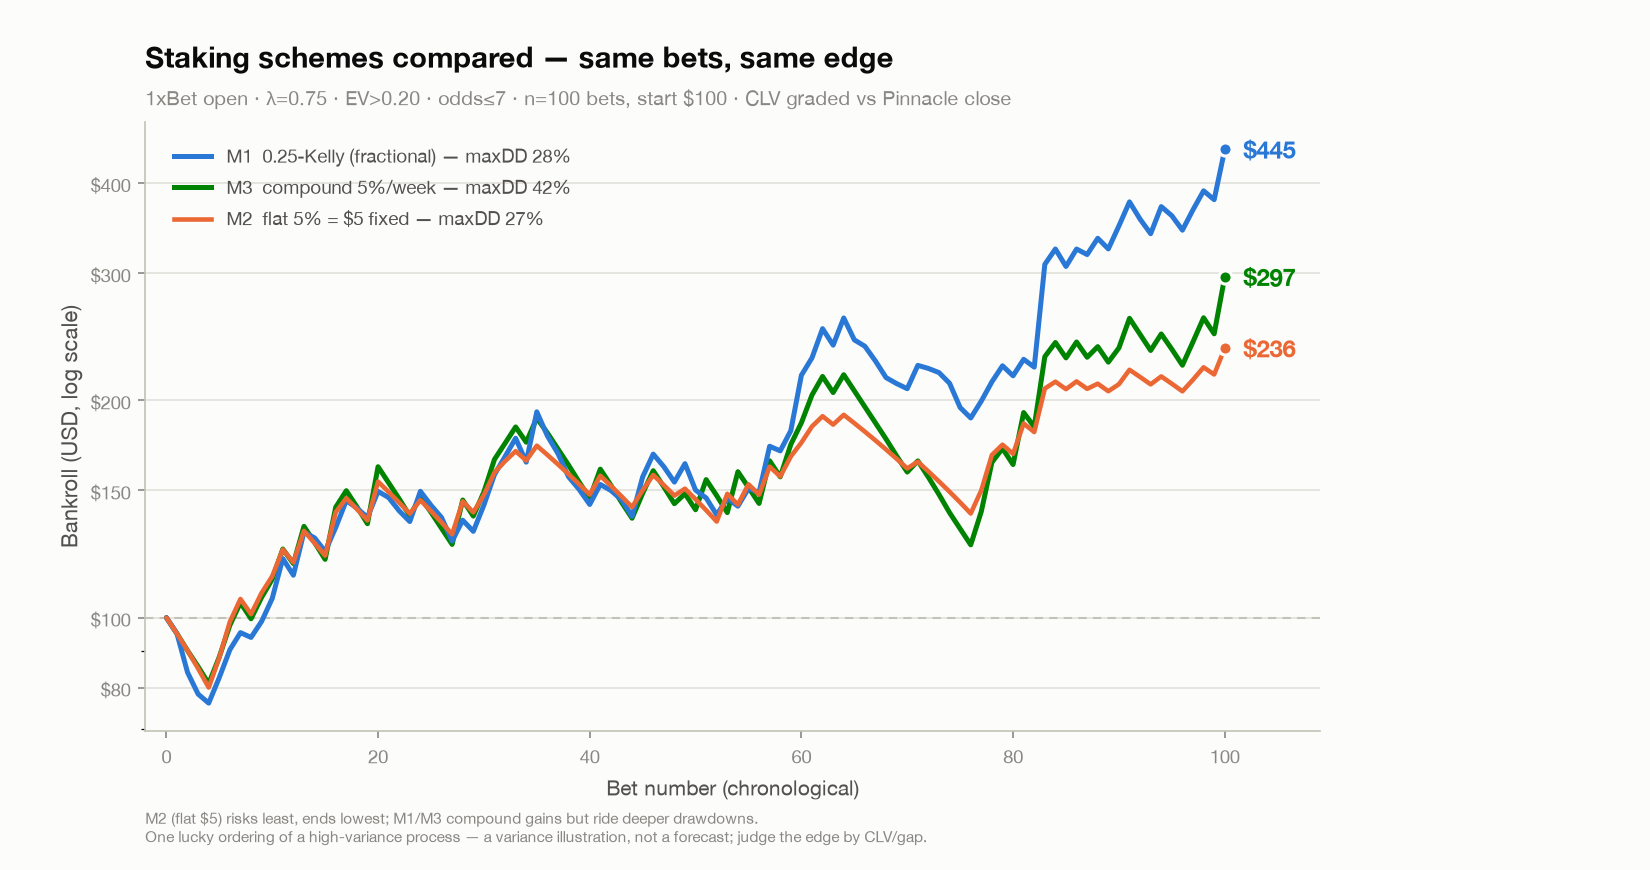

Write Python code to recreate this figure.
"""Compare staking schemes on the recommended bet set (lam75 · EV>0.20 · odds<=7).

Q1: 0.5-Kelly final + maxDD.
Q2: three schemes -
  M1 fractional Kelly (0.25, per-bet, as in the chart)
  M2 flat unit      = 5% of INITIAL bankroll ($5 flat), never recompounded
  M3 compound weekly = 5% of bankroll, rebalanced each week (Season,Round); the
                       week's new bankroll = last week's + last week's P/L
All start at $100. maxDD = peak-to-trough on the after-bet equity curve.

Reproduce (repo root):  PYTHONPATH=src python backtest/staking_compare.py
Writes backtest/staking_compare.png.
"""
import os
import sys

import numpy as np
import pandas as pd
import matplotlib.pyplot as plt
from matplotlib.lines import Line2D
from matplotlib.ticker import FuncFormatter

sys.path.insert(0, os.path.dirname(os.path.abspath(__file__)))
from backtest_1xbet import load, walk_forward  # noqa: E402  reuse validated harness

HERE = os.path.dirname(os.path.abspath(__file__))
b = walk_forward(load())
b["date"] = pd.to_datetime(b["date"])
b = b.sort_values("date").reset_index(drop=True)  # match plot_bankroll.py ordering

O = b[["oH", "oD", "oA"]].values
C = b[["cH", "cD", "cA"]].values
P_raw = b[["pH", "pD", "pA"]].values
novig_o = (1 / O) / (1 / O).sum(1, keepdims=True)
res = b["res"].values
pD = 0.25 * P_raw[:, 1] + 0.75 * novig_o[:, 1]
sc = (1 - pD) / (1 - P_raw[:, 1])
P = np.column_stack([P_raw[:, 0] * sc, pD, P_raw[:, 2] * sc])
ev = P * O - 1.0
pick = ev.argmax(1)
best = ev.max(1)
i = np.arange(len(b))
pl = np.where(pick == res, O[i, pick] - 1.0, -1.0)   # per-UNIT P/L (win: odds-1, lose: -1)
odds = O[i, pick]
p = P[i, pick]

mask = (best > 0.20) & (odds <= 7.0)
idx = np.where(mask)[0]
sub = b.iloc[idx].copy()
pl_s = pl[idx]
odds_s = odds[idx]
p_s = p[idx]
BANK0 = 100.0


def maxdd(banks):
    banks = np.asarray(banks)
    return (1 - banks / np.maximum.accumulate(banks)).max() * 100


def kelly(frac, cap=0.9):
    bank = BANK0
    curve = [BANK0]
    binds = 0
    for k in range(len(idx)):
        o = odds_s[k]
        f_raw = max((p_s[k] * o - 1) / (o - 1), 0.0) * frac
        f = min(f_raw, cap)
        binds += f_raw > cap
        bank += bank * f * pl_s[k]
        curve.append(bank)
    return np.array(curve), binds


def flat_unit(pct=0.05):
    """M2: unit = pct of INITIAL bankroll, fixed dollar stake."""
    unit = BANK0 * pct
    bank = BANK0
    curve = [BANK0]
    for k in range(len(idx)):
        bank += unit * pl_s[k]
        curve.append(bank)
    return np.array(curve)


def compound_weekly(pct=0.05):
    """M3: unit = pct of bankroll, rebalanced each (Season,Round) week."""
    weeks = list(sub.groupby(["Season", "Round"], sort=False).indices.items())
    # groupby on already-chronological sub preserves order via sort=False
    bank = BANK0
    curve = [BANK0]
    order = sorted(range(len(sub)), key=lambda j: (sub["date"].iloc[j], sub["Round"].iloc[j]))
    # iterate week by week in chronological order
    seen = []
    wk_keys = []
    for j in order:
        key = (int(sub["Season"].iloc[j]), int(sub["Round"].iloc[j]))
        if key not in wk_keys:
            wk_keys.append(key)
    posmap = {j: (int(sub["Season"].iloc[j]), int(sub["Round"].iloc[j])) for j in range(len(sub))}
    for key in wk_keys:
        unit = bank * pct                      # rebalance at week start
        members = [j for j in order if posmap[j] == key]
        for j in members:
            bank += unit * pl_s[j]             # all bets this week use same unit
            curve.append(bank)
    return np.array(curve)


# ---- Q1: 0.5 Kelly ----
c25, _ = kelly(0.25)
c50, binds50 = kelly(0.50)
print("Q1  0.50-Kelly : final ${:.0f}   maxDD {:.0f}%   (0.9-cap bound on {} bets)".format(
    c50[-1], maxdd(c50), binds50))
print("    0.25-Kelly : final ${:.0f}   maxDD {:.0f}%  (reference / chart)".format(c25[-1], maxdd(c25)))

# ---- Q2: three schemes ----
m1 = c25
m2 = flat_unit(0.05)
m3 = compound_weekly(0.05)
print("\nQ2  scheme comparison (n={} bets, {} weeks):".format(
    len(idx), sub.groupby(['Season', 'Round']).ngroups))
for name, cv in [("M1 0.25-Kelly (chart)", m1), ("M2 flat 5% ($5)", m2), ("M3 compound 5%/week", m3)]:
    print(f"    {name:<24} final ${cv[-1]:>6.0f}   x{cv[-1]/100:>4.2f}   maxDD {maxdd(cv):>4.0f}%")

# per-season endpoints for M2/M3
seas = sub["Season"].values
print("\n   per-season flat-ROI reminder:", {int(s): round(pl_s[seas == s].mean() * 100, 1) for s in (2024, 2025, 2026)})

# ---- comparison chart ----
SURF, INK, INK2, MUTED = "#fcfcfb", "#0b0b0b", "#52514e", "#898781"
GRID, BASE = "#e1e0d9", "#c3c2b7"
BLUE, GREEN, ORANGE = "#2a78d6", "#008300", "#eb6834"

# x = bet index 0..n (curves have n+1 points incl. start)
x = np.arange(len(idx) + 1)
plt.rcParams.update({"font.family": "sans-serif",
                     "font.sans-serif": ["Helvetica Neue", "Arial", "DejaVu Sans"],
                     "figure.facecolor": SURF, "axes.facecolor": SURF})
fig, ax = plt.subplots(figsize=(11, 5.8), dpi=150)
fig.subplots_adjust(left=0.088, right=0.80, top=0.86, bottom=0.16)

ax.axhline(100, color=BASE, lw=1, ls=(0, (4, 3)), zorder=1)
series = [("M3 compound 5%/week", m3, GREEN, 2.4, "-"),
          ("M1 0.25-Kelly", m1, BLUE, 2.4, "-"),
          ("M2 flat 5% ($5)", m2, ORANGE, 2.2, "-")]
for name, cv, col, lw, ls in series:
    ax.plot(x, cv, color=col, lw=lw, ls=ls, zorder=5, solid_capstyle="round")
    ax.scatter([x[-1]], [cv[-1]], s=40, color=col, zorder=6, edgecolors=SURF, linewidths=1.5)

# end labels, de-collide by value
ends = sorted([("M3", m3[-1], GREEN), ("M1", m1[-1], BLUE), ("M2", m2[-1], ORANGE)],
              key=lambda t: t[1])
for lbl, val, col in ends:
    ax.annotate(f"${val:.0f}", (x[-1], val), textcoords="offset points",
                xytext=(9, 0), va="center", ha="left", fontsize=11.5, fontweight="bold", color=col)

ax.set_ylabel("Bankroll (USD, log scale)", fontsize=10.5, color=INK2)
ax.set_yscale("log")
ax.set_yticks([80, 100, 150, 200, 300, 400])
ax.yaxis.set_major_formatter(FuncFormatter(lambda v, _: f"${v:.0f}"))
ax.set_xlabel("Bet number (chronological)", fontsize=10, color=INK2)
ax.set_xlim(-2, len(idx) + 9)
for sp in ("top", "right"):
    ax.spines[sp].set_visible(False)
for sp in ("left", "bottom"):
    ax.spines[sp].set_color(BASE)
ax.tick_params(colors=MUTED, labelsize=9)
ax.grid(axis="y", color=GRID, lw=0.8, zorder=0)
ax.set_axisbelow(True)

leg = ax.legend(handles=[
    Line2D([0], [0], color=BLUE, lw=2.4, label=f"M1  0.25-Kelly (fractional) — maxDD {maxdd(m1):.0f}%"),
    Line2D([0], [0], color=GREEN, lw=2.4, label=f"M3  compound 5%/week — maxDD {maxdd(m3):.0f}%"),
    Line2D([0], [0], color=ORANGE, lw=2.2, label=f"M2  flat 5% = $5 fixed — maxDD {maxdd(m2):.0f}%"),
], loc="upper left", frameon=False, fontsize=9, handlelength=2.0, bbox_to_anchor=(0.01, 0.99))
for t in leg.get_texts():
    t.set_color(INK2)

fig.suptitle("Staking schemes compared — same bets, same edge",
             x=0.088, y=0.955, ha="left", fontsize=14, fontweight="bold", color=INK)
ax.set_title("1xBet open · λ=0.75 · EV>0.20 · odds≤7 · n=100 bets, start $100 · CLV graded vs Pinnacle close",
             loc="left", fontsize=9.5, color=MUTED, pad=8)
fig.text(0.088, 0.028,
         "M2 (flat $5) risks least, ends lowest; M1/M3 compound gains but ride deeper drawdowns.\n"
         "One lucky ordering of a high-variance process — a variance illustration, not a forecast; "
         "judge the edge by CLV/gap.",
         ha="left", va="bottom", fontsize=7.4, color=MUTED)

out = os.path.join(HERE, "staking_compare.png")
fig.savefig(out, facecolor=SURF)
print("\nsaved ->", out)
